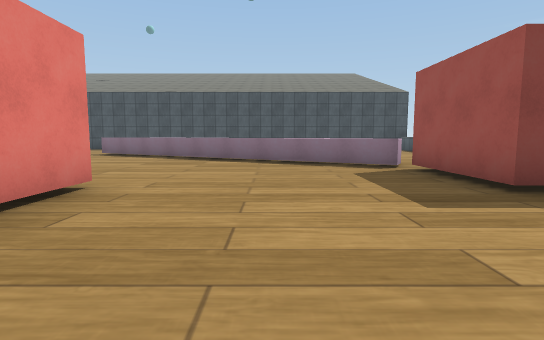
view 1 (above)

21 first-person views from a walk through a Unity game level. The camera is 1.2 m above the floor, tilts 6° down and sees 80° across. The floor is counted in squares, 2 m on a side. Each view is taken from the middle of a square. On the plan, view 1 faces up. The plan holds only what a view shows up to about 10 squares ahead; the rest is blank. The place goes on beyond the plan. The player is left out. Some surface patterns are stand-ins.

view 2
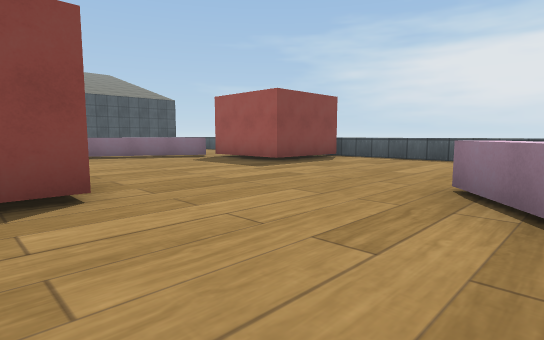

view 3
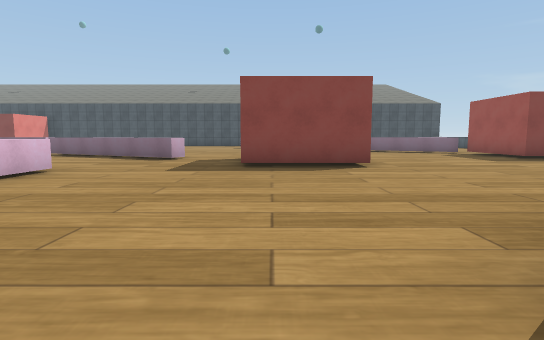

view 4
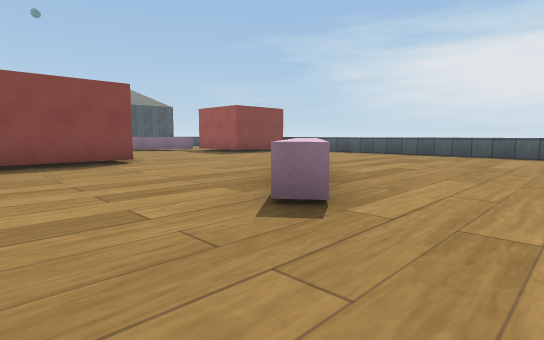

view 5
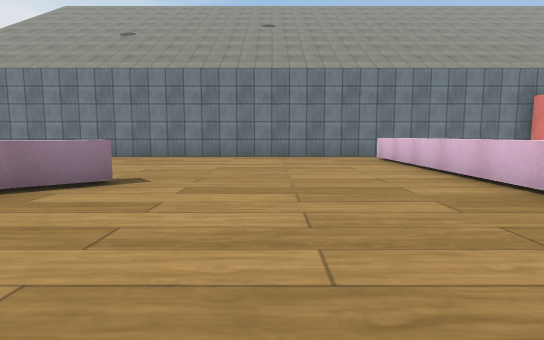

view 6
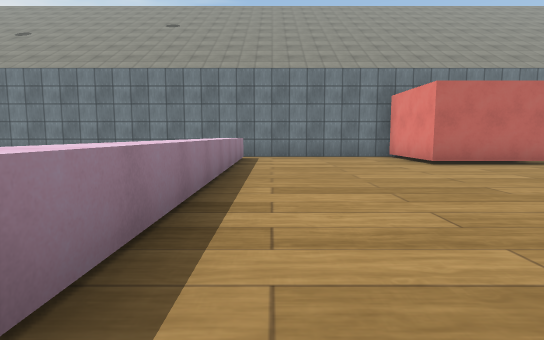

view 7
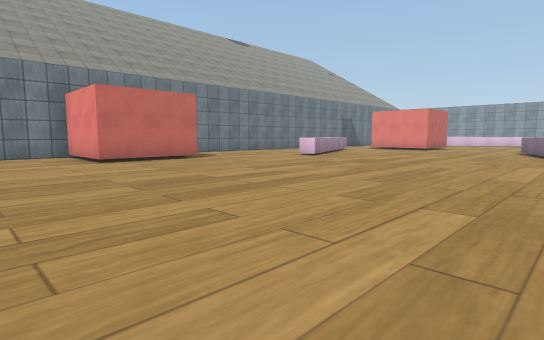

view 8
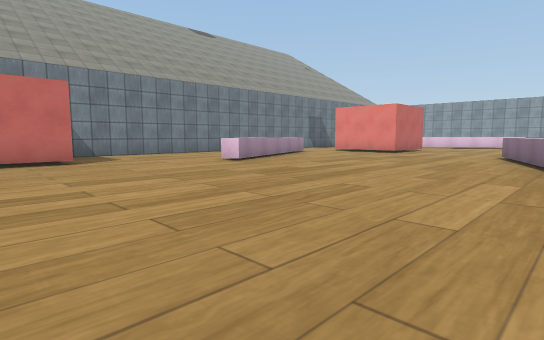

view 9
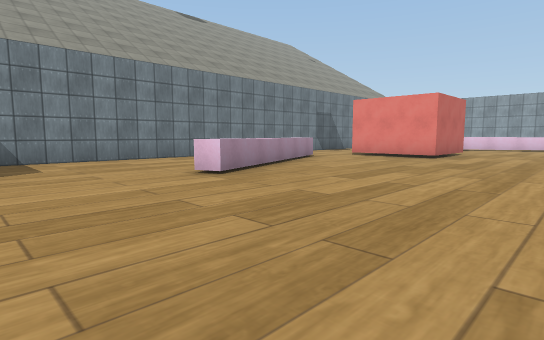

view 10
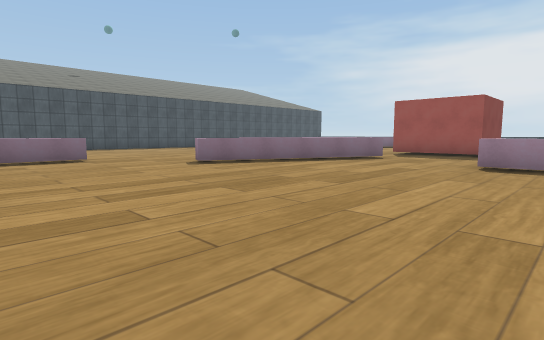

view 11
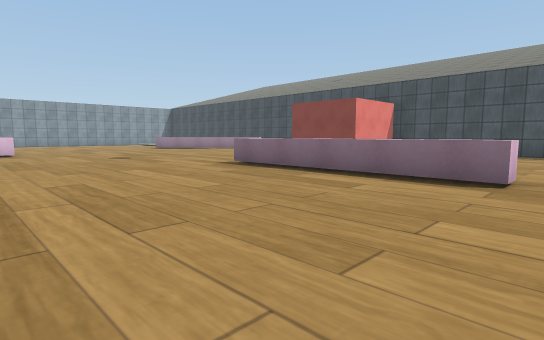

view 12
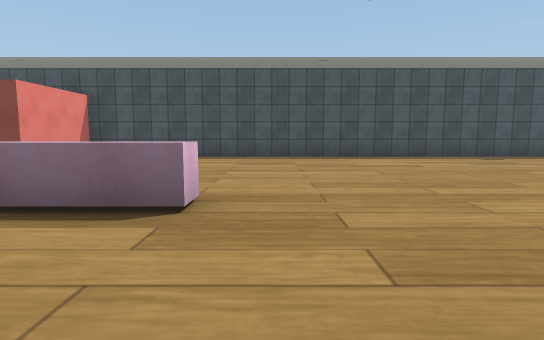

view 13
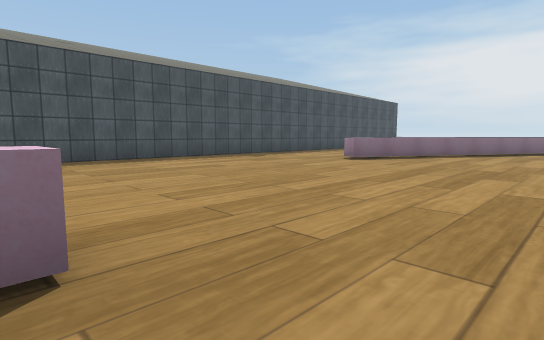

view 14
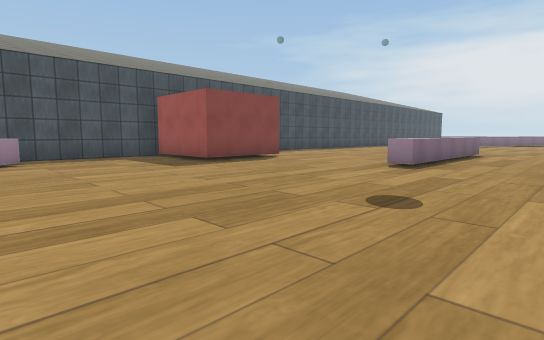

view 15
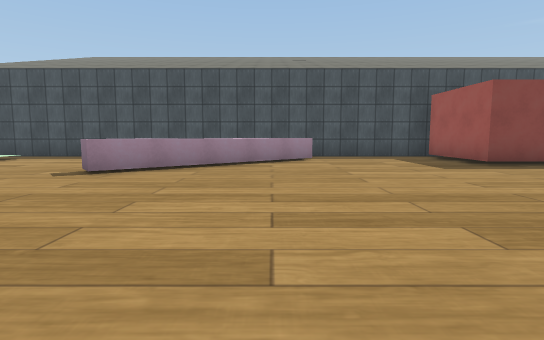

view 16
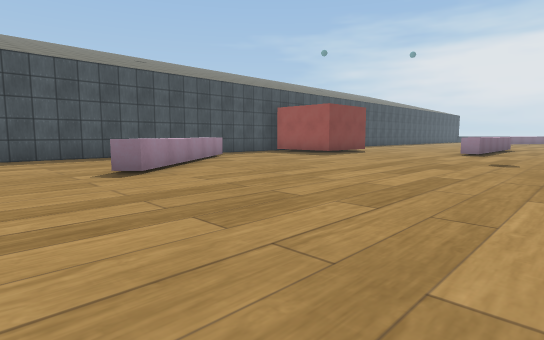

view 17
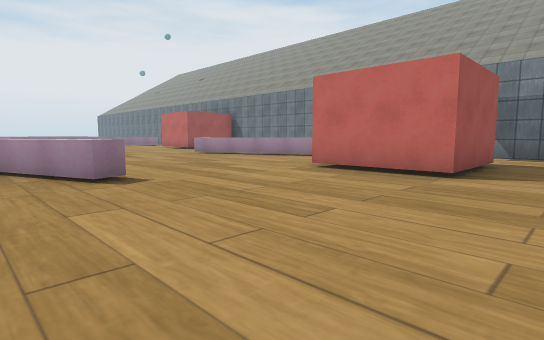

view 18
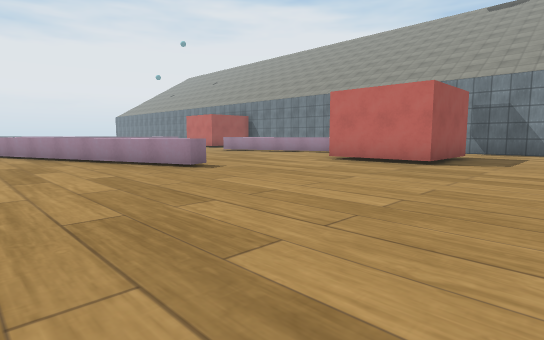

view 19
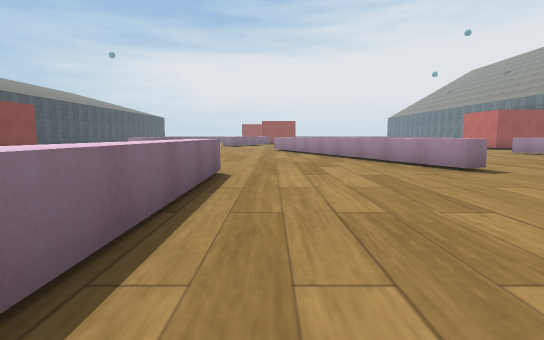

view 20
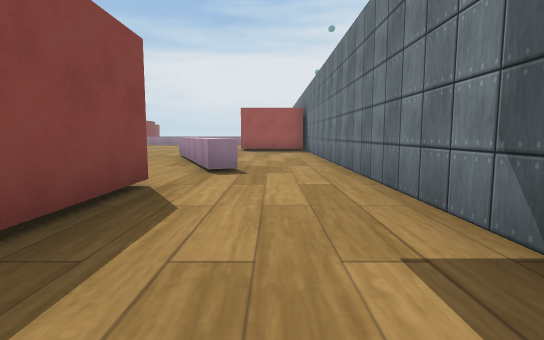

view 21
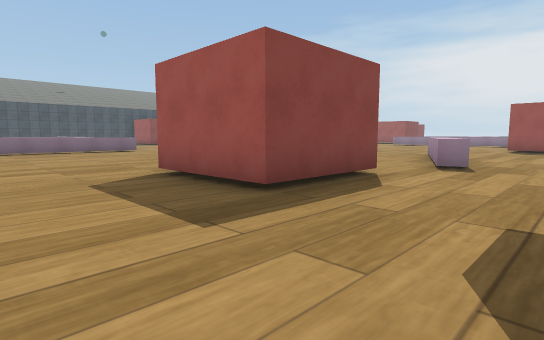

### Floor plan
Key: @ floor where view 1 was taken; # wall or solid block; . floor; = window, fence, low wall or low ledge; ^ raised ledge.
Columns run from 29 left of view 1 to 6 right of it. Each row starts with its distance up from view 1.
 15 ##########################
 14 ....  ....###  ..........
 13 .... ^^...###  ..........
 12 ....^.....###  ..........
 11 ..#^..........  ........^
 10 ..^............ ........^^
  9 ............... ..........^^
  8 ............^^^^^...........^^.
  7 ..............................^^.
  6 ......................    .....=#
  5 ..................^^^. .. ......#
  4  ^^^^^..............^^^..  .....###^
  3 ..............^..........###.......^
  2 ...........^^ ...........###.......^
  1 ........^^^^.......................^
  0 ......^^^............^.......@.....^
 -1 .....................^........^....^
 -2 .....................^.......^.....^
 -3  ....................^.....^^......^
 -4 ...###...............^....^^.......^
 -5 ...###...............^.............^
 -6 ...###..^^^=.........^........
 -7 .......^^......##....^......
 -8 ............... #....^.......
 -9 ..............  #............
-10  #############  #################

Where each view was taken, in squares from view 1:
view 1: 0 up, 0 right, facing up
view 2: 2 down, 3 left, facing up-right
view 3: 5 down, 4 left, facing up
view 4: 6 down, 5 left, facing up-right
view 5: 0 up, 5 left, facing down
view 6: 0 up, 9 left, facing down
view 7: 1 up, 10 left, facing down-left
view 8: 1 up, 13 left, facing down-left
view 9: 1 down, 15 left, facing down-left
view 10: 1 down, 15 left, facing up-right
view 11: 3 up, 12 left, facing up-left
view 12: 5 up, 12 left, facing up
view 13: 6 up, 13 left, facing up-right
view 14: 5 up, 24 left, facing up-right
view 15: 5 up, 24 left, facing up
view 16: 5 up, 29 left, facing up-right
view 17: 1 up, 28 left, facing down-right
view 18: 3 up, 29 left, facing down-right
view 19: 3 up, 29 left, facing right
view 20: 8 down, 28 left, facing right
view 21: 9 down, 29 left, facing up-right
